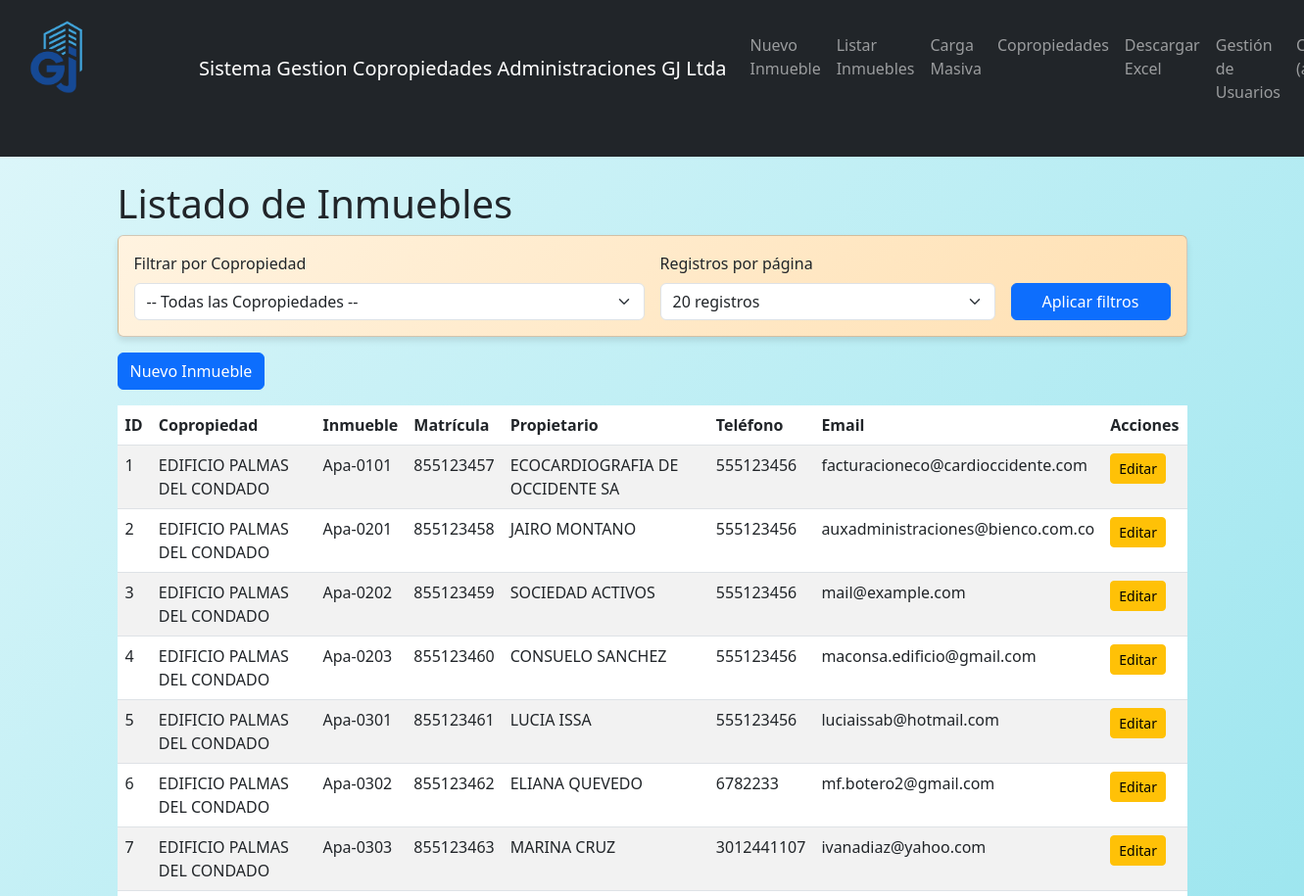
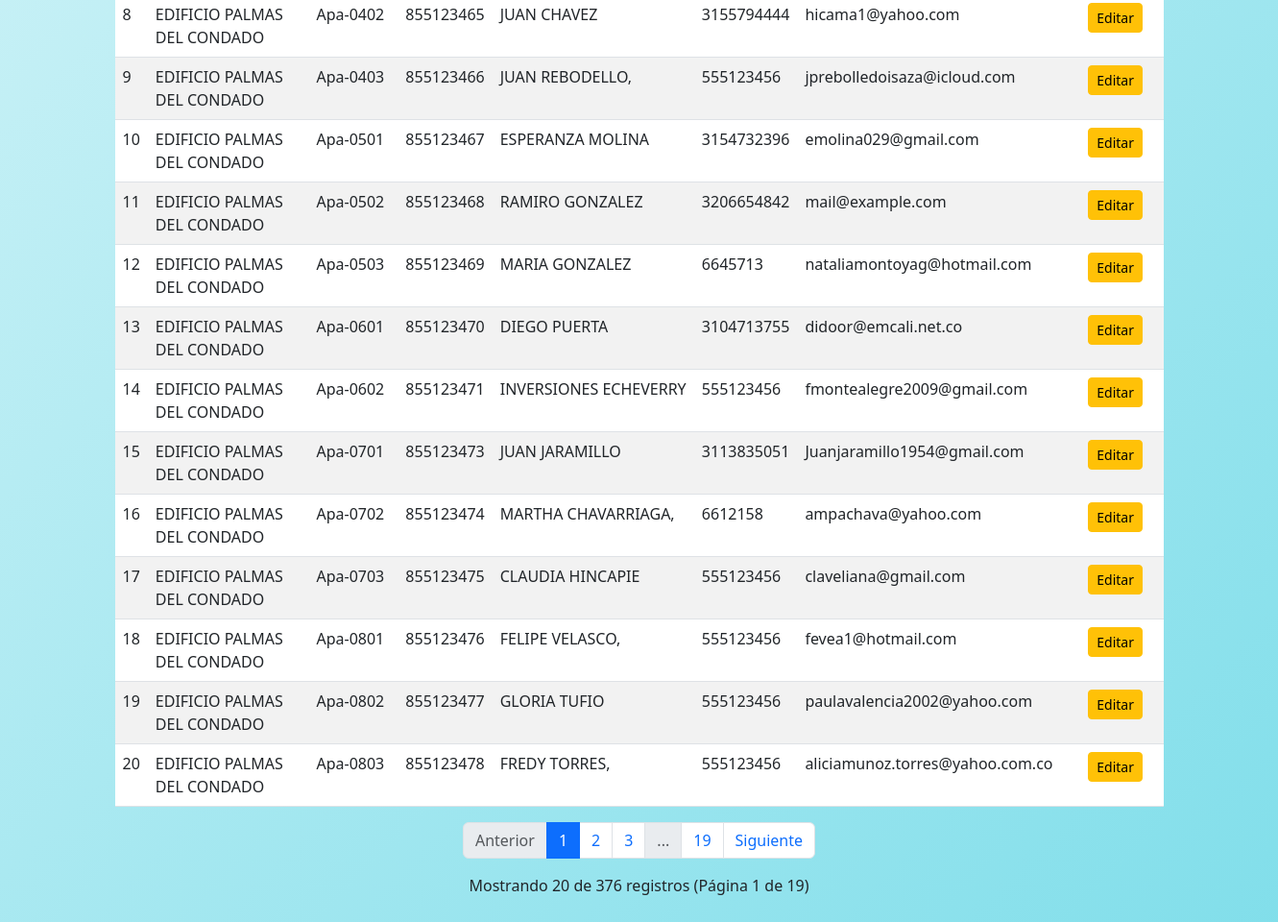
The app's page /propiedades (signed in) with its own data (2 pictures, top to bottom).
### app/models.py (models this page shows, shortened)
class PropiedadData(db.Model):
    __tablename__ = 'propiedad_data' # Nombre explícito de la tabla
    id = db.Column(db.Integer, primary_key=True)
    inmueble = db.Column(db.String(200), nullable=False)
    modelo = db.Column(db.String(100))
    principal = db.Column(db.Boolean, default=False)
    agrupar_por = db.Column(db.String(100)) # 'Agruparpor'
    matricula = db.Column(db.String(100), unique=True, nullable=False)
    telefono = db.Column(db.String(50), nullable=False)
    coeficiente = db.Column(db.Float)
    copropiedad_id = db.Column(db.Integer, db.ForeignKey('copropiedad.id'), nullable=False)
    tipo_persona = db.Column(db.String(50), nullable=False) # "Natural" o "Jurídica"
    primer_nombre = db.Column(db.String(100)) # Opcional si es Jurídica
    segundo_nombre = db.Column(db.String(100))
    primer_apellido = db.Column(db.String(100)) # Opcional si es Jurídica
    segundo_apellido = db.Column(db.String(100))
    razon_social = db.Column(db.String(255)) # Opcional si es Natural
    tipo_id = db.Column(db.String(50), nullable=False) # "CC", "NIT", "CE", etc.
    identificacion = db.Column(db.String(100), unique=True, nullable=False)
    dv = db.Column(db.String(1)) # Dígito de Verificación
    email = db.Column(db.String(120), nullable=False)
    direccion = db.Column(db.String(255), nullable=False)
    fecha_inicio_facturacion = db.Column(db.Date)
    fecha_ingreso = db.Column(db.Date)
    periodo_de_gracia = db.Column(db.Integer)  # en días o meses según se necesite
    valor_a_pagar_inmueble = db.Column(db.Float)
    valor_presupuesto = db.Column(db.Float)
    valor_a_pagar_constructora = db.Column(db.Float)
    valor_a_pagar_propietario = db.Column(db.Float)

class Copropiedad(db.Model):
    __tablename__ = 'copropiedad'
    id = db.Column(db.Integer, primary_key=True)
    nombre = db.Column(db.String(200), nullable=False, unique=True)
    direccion = db.Column(db.String(255), nullable=False)
    nit = db.Column(db.String(20), nullable=True)
    telefono = db.Column(db.String(50), nullable=True)
    email = db.Column(db.String(120), nullable=True)
    fecha_creacion = db.Column(db.Date, default=db.func.current_date())
    numero_unidades = db.Column(db.Integer, nullable=True)
    propiedades = db.relationship('PropiedadData', backref='copropiedad', lazy=True)

### app/routes.py (the view)
@main_bp.route('/propiedades')
@login_required
def list_propiedades():
    copropiedad_id = request.args.get('copropiedad_id', type=int)
    page = request.args.get('page', 1, type=int)
    per_page = request.args.get('per_page', 20, type=int)  # Por defecto 20 registros por página
    query = PropiedadData.query
    if copropiedad_id:
        query = query.filter_by(copropiedad_id=copropiedad_id)
    pagination = query.paginate(page=page, per_page=per_page, error_out=False)
    propiedades = pagination.items
    copropiedades = Copropiedad.query.all()
    return render_template(
        'propiedades/list.html',
        title='Listado de Inmuebles',
        propiedades=propiedades,
        copropiedades=copropiedades,
        copropiedad_id=copropiedad_id,
        pagination=pagination,
        per_page=per_page
    )

### app/models.py (called while the page is built)
@login_manager.user_loader
def load_user(user_id):
    return User.query.get(int(user_id))

### app/templates/propiedades/list.html (shortened to what this page needs)
{% extends "base.html" %}
{% block content %}
<div class="container">
    <h1>Listado de Inmuebles</h1>
    <div class="card mb-3" style="background: linear-gradient(135deg, #fff3e0 0%, #ffe0b2 100%);">
        <div class="card-body">
            <form method="get" action="{{ url_for('main.list_propiedades') }}" class="row g-3">
                <div class="col-md-6">
                    <label for="copropiedad_id" class="form-label">Filtrar por Copropiedad</label>
                    <select name="copropiedad_id" id="copropiedad_id" class="form-select">
                        <option value="">-- Todas las Copropiedades --</option>
                    </select>
                </div>
                <div class="col-md-4">
                    <label for="per_page" class="form-label">Registros por página</label>
                    <select name="per_page" id="per_page" class="form-select">
                        <option value="20" {% if per_page == 20 %}selected{% endif %}>20 registros</option>
                    </select>
                </div>
                <div class="col-md-2 d-flex align-items-end">
                    <button type="submit" class="btn btn-primary w-100">Aplicar filtros</button>
                </div>
            </form>
        </div>
    </div>
    <div class="mb-3">
        <a href="{{ url_for('main.index') }}" class="btn btn-primary">Nuevo Inmueble</a>
    </div>
    <div class="table-responsive">
        <table class="table table-striped">
            <thead>
                <tr>
                    <th>ID</th>
                    <th>Copropiedad</th>
                    <th>Inmueble</th>
                    <th>Matrícula</th>
                    <th>Propietario</th>
                    <th>Teléfono</th>
                    <th>Email</th>
                    <th>Acciones</th>
                </tr>
            </thead>
            <tbody>
                {% for propiedad in propiedades %}
                <tr>
                    <td>{{ propiedad.id }}</td>
                    <td>{{ propiedad.copropiedad.nombre if propiedad.copropiedad else "No asignada" }}</td>
                    <td>{{ propiedad.inmueble }}</td>
                    <td>{{ propiedad.matricula }}</td>
                    <td>
                        {% if propiedad.tipo_persona == 'Natural' %}
                            {{ propiedad.primer_nombre }} {{ propiedad.primer_apellido }}
                        {% else %}
                            {{ propiedad.razon_social }}
                        {% endif %}
                    </td>
                    <td>{{ propiedad.telefono }}</td>
                    <td>{{ propiedad.email }}</td>
                    <td>
                        <a href="{{ url_for('main.edit_propiedad', id=propiedad.id) }}" class="btn btn-sm btn-warning">Editar</a>
                    </td>
                </tr>
                {% endfor %}
            </tbody>
        </table>
    </div>
    <nav aria-label="Navegación de páginas">
        <ul class="pagination justify-content-center">
            {% if pagination.has_prev %}
                <li class="page-item">
                    <a class="page-link" href="{{ url_for('main.list_propiedades', page=pagination.prev_num, per_page=per_page, copropiedad_id=copropiedad_id) }}">Anterior</a>
                </li>
            {% else %}
                <li class="page-item disabled">
                    <span class="page-link">Anterior</span>
                </li>
            {% endif %}
            {% for page_num in pagination.iter_pages(left_edge=1, right_edge=1, left_current=2, right_current=2) %}
                {% if page_num %}
                    {% if page_num == pagination.page %}
                        <li class="page-item active">
                            <span class="page-link">{{ page_num }}</span>
                        </li>
                    {% else %}
                        <li class="page-item">
                            <a class="page-link" href="{{ url_for('main.list_propiedades', page=page_num, per_page=per_page, copropiedad_id=copropiedad_id) }}">{{ page_num }}</a>
                        </li>
                    {% endif %}
                {% else %}
                    <li class="page-item disabled">
                        <span class="page-link">...</span>
                    </li>
                {% endif %}
            {% endfor %}
            {% if pagination.has_next %}
                <li class="page-item">
                    <a class="page-link" href="{{ url_for('main.list_propiedades', page=pagination.next_num, per_page=per_page, copropiedad_id=copropiedad_id) }}">Siguiente</a>
                </li>
            {% else %}
                <li class="page-item disabled">
                    <span class="page-link">Siguiente</span>
                </li>
            {% endif %}
        </ul>
    </nav>
    <div class="mt-3 text-center">
        <p>Mostrando {{ propiedades|length }} de {{ pagination.total }} registros (Página {{ pagination.page }} de {{ pagination.pages }})</p>
    </div>
</div>
{% endblock %}

### app/static/css/style.css (style rules this page uses)
body { background: linear-gradient(135deg, #e0f7fa 0%, #80deea 100%); min-height: 100vh; margin: 0; padding-bottom: 20px; }
.card { box-shadow: 0 4px 6px rgba(0, 0, 0, 0.1); }
.container { padding-bottom: 20px; }

### records on screen
PropiedadData: id "1", copropiedad "EDIFICIO PALMAS DEL CONDADO", inmueble "Apa-0101", matricula "855123457", razon_social "ECOCARDIOGRAFIA DE OCCIDENTE SA", telefono "555123456", email "facturacioneco@cardioccidente.com"
PropiedadData: id "2", copropiedad "EDIFICIO PALMAS DEL CONDADO", inmueble "Apa-0201", matricula "855123458", primer_nombre "JAIRO", primer_apellido "MONTANO", telefono "555123456", email "auxadministraciones@bienco.com.co"
PropiedadData: id "3", copropiedad "EDIFICIO PALMAS DEL CONDADO", inmueble "Apa-0202", matricula "855123459", primer_nombre "SOCIEDAD", primer_apellido "ACTIVOS", telefono "555123456", email "mail@example.com"
PropiedadData: id "4", copropiedad "EDIFICIO PALMAS DEL CONDADO", inmueble "Apa-0203", matricula "855123460", primer_nombre "CONSUELO", primer_apellido "SANCHEZ", telefono "555123456", email "maconsa.edificio@gmail.com"
PropiedadData: id "5", copropiedad "EDIFICIO PALMAS DEL CONDADO", inmueble "Apa-0301", matricula "855123461", primer_nombre "LUCIA", primer_apellido "ISSA", telefono "555123456", email "luciaissab@hotmail.com"
PropiedadData: id "6", copropiedad "EDIFICIO PALMAS DEL CONDADO", inmueble "Apa-0302", matricula "855123462", primer_nombre "ELIANA", primer_apellido "QUEVEDO", telefono "6782233", email "mf.botero2@gmail.com"
PropiedadData: id "7", copropiedad "EDIFICIO PALMAS DEL CONDADO", inmueble "Apa-0303", matricula "855123463", primer_nombre "MARINA", primer_apellido "CRUZ", telefono "3012441107", email "ivanadiaz@yahoo.com"
PropiedadData: id "8", copropiedad "EDIFICIO PALMAS DEL CONDADO", inmueble "Apa-0402", matricula "855123465", primer_nombre "JUAN", primer_apellido "CHAVEZ", telefono "3155794444", email "hicama1@yahoo.com"
PropiedadData: id "9", copropiedad "EDIFICIO PALMAS DEL CONDADO", inmueble "Apa-0403", matricula "855123466", primer_nombre "JUAN", primer_apellido "REBODELLO,", telefono "555123456", email "jprebolledoisaza@icloud.com"
PropiedadData: id "10", copropiedad "EDIFICIO PALMAS DEL CONDADO", inmueble "Apa-0501", matricula "855123467", primer_nombre "ESPERANZA", primer_apellido "MOLINA", telefono "3154732396", email "emolina029@gmail.com"
PropiedadData: id "11", copropiedad "EDIFICIO PALMAS DEL CONDADO", inmueble "Apa-0502", matricula "855123468", primer_nombre "RAMIRO", primer_apellido "GONZALEZ", telefono "3206654842", email "mail@example.com"
PropiedadData: id "12", copropiedad "EDIFICIO PALMAS DEL CONDADO", inmueble "Apa-0503", matricula "855123469", primer_nombre "MARIA", primer_apellido "GONZALEZ", telefono "6645713", email "nataliamontoyag@hotmail.com"
PropiedadData: id "13", copropiedad "EDIFICIO PALMAS DEL CONDADO", inmueble "Apa-0601", matricula "855123470", primer_nombre "DIEGO", primer_apellido "PUERTA", telefono "3104713755", email "didoor@emcali.net.co"
PropiedadData: id "14", copropiedad "EDIFICIO PALMAS DEL CONDADO", inmueble "Apa-0602", matricula "855123471", primer_nombre "INVERSIONES", primer_apellido "ECHEVERRY", telefono "555123456", email "fmontealegre2009@gmail.com"
PropiedadData: id "15", copropiedad "EDIFICIO PALMAS DEL CONDADO", inmueble "Apa-0701", matricula "855123473", primer_nombre "JUAN", primer_apellido "JARAMILLO", telefono "3113835051", email "Juanjaramillo1954@gmail.com"
PropiedadData: id "16", copropiedad "EDIFICIO PALMAS DEL CONDADO", inmueble "Apa-0702", matricula "855123474", primer_nombre "MARTHA", primer_apellido "CHAVARRIAGA,", telefono "6612158", email "ampachava@yahoo.com"
PropiedadData: id "17", copropiedad "EDIFICIO PALMAS DEL CONDADO", inmueble "Apa-0703", matricula "855123475", primer_nombre "CLAUDIA", primer_apellido "HINCAPIE", telefono "555123456", email "claveliana@gmail.com"
PropiedadData: id "18", copropiedad "EDIFICIO PALMAS DEL CONDADO", inmueble "Apa-0801", matricula "855123476", primer_nombre "FELIPE", primer_apellido "VELASCO,", telefono "555123456", email "fevea1@hotmail.com"
PropiedadData: id "19", copropiedad "EDIFICIO PALMAS DEL CONDADO", inmueble "Apa-0802", matricula "855123477", primer_nombre "GLORIA", primer_apellido "TUFIO", telefono "555123456", email "paulavalencia2002@yahoo.com"
PropiedadData: id "20", copropiedad "EDIFICIO PALMAS DEL CONDADO", inmueble "Apa-0803", matricula "855123478", primer_nombre "FREDY", primer_apellido "TORRES,", telefono "555123456", email "aliciamunoz.torres@yahoo.com.co"

### other values on screen
{{ page_num }} "1"
{{ page_num }} "2" "3" "19"
{{ propiedades|length }} "20"
{{ pagination.total }} "376"
{{ pagination.page }} "1"
{{ pagination.pages }} "19"
